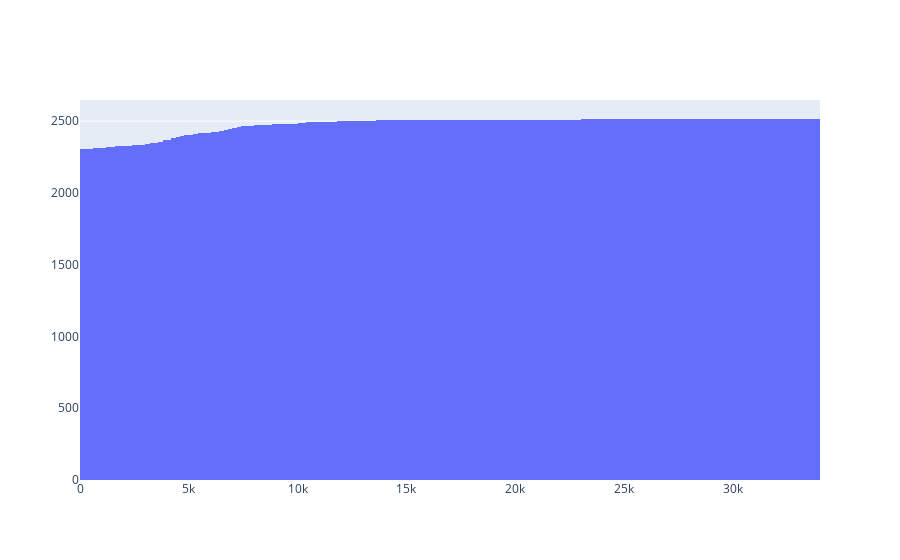

The notebook cell this image was saved under:
### Code cell
import plotly.graph_objects as go
#plt.hist(nodes_zombies.values())
fig = go.Figure()
l = list(Numberzombies.values())
fig.add_trace(go.Histogram(x=l,  cumulative_enabled=True))
fig.show()

### Figure 1 — Plotly figure (JSON) as saved in the notebook; plotly's stock layout.template omitted (floating-point values rounded to 4 significant figures; data arrays with more than 128 entries replaced by an {"elided": "..."} marker saying what was removed)
{"data": [{"cumulative": {"enabled": true}, "type": "histogram", "x": {"elided": "2515 int values"}}], "layout": {}}
